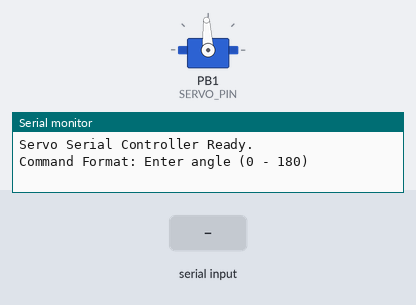
The program below on a simulated ATmega328P, built with avr-gcc and emulated at 16 MHz (the files do not name the chip). On the bench: servo, the last lines printed to the serial monitor. The inputs (shaded band) are chosen by the test bench. Servo pulses on a pin are drawn as a servo (544–2400 µs = 0–180°).

Above: at 1.2 s.
1.3 s: "30,150\n" received over Serial
At 1.9 s:
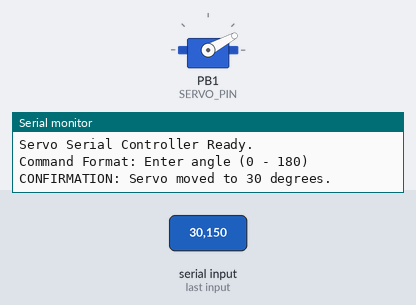
2.8 s: "5\n" received over Serial
At 4.0 s:
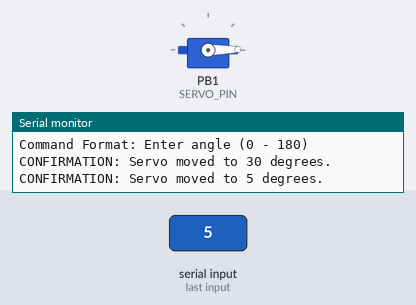
4.3 s: "90,45\n" received over Serial
At 5.4 s:
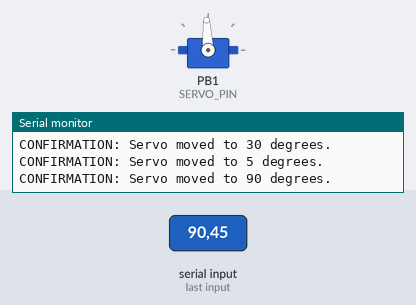
Timing chart, 0 to 7.3 s (numbered marks = the images above; inputs shaded):
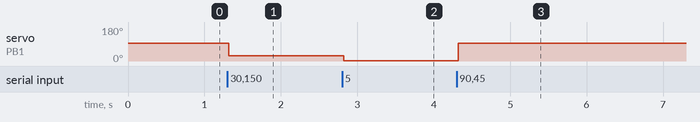

Measured:
- after the input at 1.3 s, servo on PB1 (SERVO_PIN): 93° → 28° at once
- after the input at 2.8 s, servo on PB1 (SERVO_PIN): 28° → 1° at once
- after the input at 4.3 s, servo on PB1 (SERVO_PIN): 1° → 93° at once

The program:

main.cpp
```cpp
#ifndef F_CPU
#define F_CPU 16000000UL
#endif

#include <avr/io.h>
#include <util/delay.h>
#include <stdlib.h>
#include <stdio.h>

#define SERVO_PIN PB1 // Pin D9 (OC1A)

// --- 1. UART COMMUNICATION (9600 BAUD) ---
void uart_init(unsigned int baud) {
    unsigned int ubrr = (F_CPU / 16 / baud) - 1;
    UBRR0H = (unsigned char)(ubrr >> 8);
    UBRR0L = (unsigned char)ubrr;
    UCSR0B = (1 << RXEN0) | (1 << TXEN0);                   // Enable RX and TX
    UCSR0C = (1 << UCSZ01) | (1 << UCSZ00);                 // 8 data bits, 1 stop bit
}

void uart_transmit(char data) {
    while (!(UCSR0A & (1 << UDRE0)));
    UDR0 = data;
}

void uart_print(const char *str) {
    while (*str) {
        uart_transmit(*str++);
    }
}

void uart_read_line(char *buffer, uint8_t max_len) {
    uint8_t idx = 0;
    while (1) {
        while (!(UCSR0A & (1 << RXC0)));
        char c = UDR0;

        // Process line return signals
        if (c == '\r' || c == '\n') {
            if (idx > 0) {
                buffer[idx] = '\0';
                return;
            }
        } else if (idx < max_len - 1) {
            buffer[idx++] = c;
        }
    }
}

// --- 2. TIMER1 FAST PWM SERVO SETUP ---
void timer1_servo_init(void) {
    DDRB |= (1 << SERVO_PIN); // Set PB1 (D9) as Output

    // Fast PWM Mode 14 (TOP = ICR1), Non-inverting on OC1A
    TCCR1A = (1 << COM1A1) | (1 << WGM11);
    TCCR1B = (1 << WGM13) | (1 << WGM12) | (1 << CS11); // Prescaler = 8

    ICR1 = 39999; // 50 Hz PWM frequency (20ms) at 16MHz
    OCR1A = 3000; // Default center position (90 degrees / 1.5ms pulse)
}

void set_servo_angle(uint8_t angle) {
    // Map angle (0-180) to tick count (1000 - 5000)
    uint16_t pulse_ticks = 1000 + (((uint32_t)angle * 4000) / 180);
    OCR1A = pulse_ticks;
}

// --- 3. MAIN EXECUTION LOOP ---
int main(void) {
    char rx_buf[16];
    char tx_buf[64];

    uart_init(9600);
    timer1_servo_init();

    uart_print("Servo Serial Controller Ready.\r\nCommand Format: Enter angle (0 - 180)\r\n");

    while (1) {
        uart_read_line(rx_buf, sizeof(rx_buf));
        int angle = atoi(rx_buf);

        // Angle validation check (0 to 180 degrees)
        if (angle < 0 || angle > 180) {
            uart_print("ERROR: Angle out of range! Allowed range: 0 - 180 degrees.\r\n");
        } else {
            set_servo_angle((uint8_t)angle);
            sprintf(tx_buf, "CONFIRMATION: Servo moved to %d degrees.\r\n", angle);
            uart_print(tx_buf);
        }
    }

    return 0;
}
```
